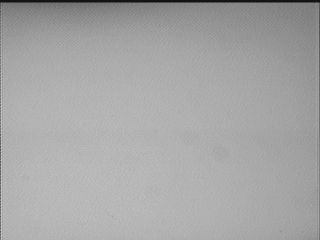
//> input picture img/light.pgm, 320 x 240 px
$ ./main ../img/light.pgm 3   (built with g++ and OpenCV 4)
//> lines starting //> are read from the running program, lines starting //| are printed output that depends on the picture; after the words box and inside, x2 and y2 are one past the last pixel; in counts of white or black regions, pixels touching at a corner belong together
### src/PreProcessImage.hpp
#ifndef PREPROCESS_IMAGE_H
#define PREPROCESS_IMAGE_H

#include <opencv2/core/utility.hpp>
class PreProcessImg
{

private:
    cv::Mat &m_original_img;
    cv::Mat &m_light_pattern;
    cv::Mat m_img_no_noise;
    cv::Mat m_img_no_light;
    cv::Mat m_img_threshold;
    cv::Mat m_result;
    char m_light_method;
    char m_segment_method;

    //Segmentation methods
    void ConnectedComponents();
    void ConnectedComponentsStats();
    void FindContoursBasic();


    // Step 1
    void removeNoise();

    // step 2
    void removeLight();

    // step 3
    void binarize();

    //step 4
    void segmentation();

public:
    PreProcessImg(cv::Mat &original_img, cv::Mat &light_pattern,char light_method=1,char seg_method=1)
        : m_original_img{original_img}, m_light_pattern{light_pattern},
        m_light_method{light_method},m_segment_method{seg_method}
    {
    }
    PreProcessImg(const PreProcessImg &other) = delete;

    void StartPreProcess();

    cv::Mat getOriginalImg()const{ return m_original_img;}
    cv::Mat getLightPattern()const{ return m_light_pattern;}
    cv::Mat getImgNoNoise()const{ return m_img_no_noise;}
    cv::Mat getImgNoLight()const{ return m_img_no_light;}
    cv::Mat getBinaryImg()const{ return m_img_threshold;}
    cv::Mat getResult()const{ return m_result;}
};

#endif

### src/MultipleImageWindow.hpp
/**
 * Mutliple Image Window
 *
 * Creates an Split Screen
 */

#ifndef MIW_h
#define MIW_h

#include <string>
#include <iostream>
// OpenCV includes
#include <opencv2/imgproc.hpp>
#include <opencv2/highgui.hpp>

class MultipleImageWindow
{
    public:
        /**
         *
         * @param string window_title
         * @param int cols number of cols
         * @param int rows number of rows
         * @param int flags see highgui window documentation
         */
        MultipleImageWindow(const std::string& window_title, int cols, int rows, int flags= cv::WINDOW_AUTOSIZE);

        /**
         * Add new image to stack of window
         * @param Mat image
         * @param string title caption of image to show
         * @param bool render if wants to render the image
         * @return int position of image in stack
         */
        int addImage(const std::string& title, const cv::Mat& image, bool render= false);

        /**
         * Remove a image from position n
         */
        void removeImage(int pos);

        /**
         * Render/redraw/update window
         */
        void render();

    private:
        int m_cols;
        int m_rows;
        int m_canvas_width;
        int m_canvas_height;
        std::string m_window_title;
        std::vector<std::string> m_titles;
        std::vector<cv::Mat> m_images;
        cv::Mat m_canvas;
};


#endif

### src/PreProcessImage.cpp
#include "PreProcessImage.hpp"
#include <opencv2/imgproc.hpp>
#include <opencv2/highgui.hpp>

#include <iostream>

cv::Scalar _randomColor(cv::RNG &rng)
{
    unsigned icolor = (unsigned)rng;
    return cv::Scalar(icolor & 255, (icolor >> 8) & 255, (icolor >> 16) & 255);
}

void PreProcessImg::removeNoise(){
    cv::medianBlur(m_original_img, m_img_no_noise, 3);
}

void PreProcessImg::removeLight(){
    if(m_light_method!=2){
        // if method is normalization
    if (m_light_method == 1)
    {
        // Require change our image to 32 float for division
        cv::Mat img32, pattern32;
        m_img_no_noise.convertTo(img32, CV_32F);
        m_light_pattern.convertTo(pattern32, CV_32F);

        // Divide the image by the pattern
        m_img_no_light = 1 - (img32 / pattern32);
        // convert 8 bit format and scale
        m_img_no_light.convertTo(m_img_no_light, CV_8U, 255);
    }
    else
    {
        m_img_no_light = m_light_pattern - m_img_no_noise;
    }
    }
}

void PreProcessImg::binarize(){
    if (m_light_method != 2)
    {
        cv::threshold(m_img_no_light, m_img_threshold, 30, 255, cv::THRESH_BINARY);
    }
    else
    {
        cv::threshold(m_img_no_light, m_img_threshold, 140, 255, cv::THRESH_BINARY_INV);
    }
}

void PreProcessImg::ConnectedComponents(){
    // Use connected components to divide our image in multiple connected component objects
    cv::Mat labels;
    int num_objects = connectedComponents(m_img_threshold, labels);
    // Check the number of objects detected The background counts as an object
    if (num_objects < 2)
    {
        std::cout << "No objects detected" << std::endl;
        return;
    }
    else
    {
        std::cout << "Number of objects detected: " << num_objects - 1 << std::endl;
    }
    // Create output image coloring the objects
    m_result= cv::Mat::zeros(m_img_threshold.rows, m_img_threshold.cols, CV_8UC3);
    cv::RNG rng(0xFFFFFFFF);
    for (auto i = 1; i < num_objects; i++)
    {
        cv::Mat mask = labels == i;
        m_result.setTo(_randomColor(rng), mask);
    }
}

// [66 lines left out: functions ConnectedComponentsStats, FindContoursBasic, not called in this run]

void PreProcessImg::segmentation(){
    switch(m_segment_method){
		case 1:
			ConnectedComponents();
			break;
		case 2:
			ConnectedComponentsStats();
			break;
		case 3:
			FindContoursBasic();
			break;
	}
}

void PreProcessImg::StartPreProcess(){
    removeNoise();
    removeLight();
    binarize();
    segmentation();
}

### src/MultipleImageWindow.cpp
#include "MultipleImageWindow.hpp"

MultipleImageWindow::MultipleImageWindow(const std::string& window_title, int cols, int rows, int flags)
{
    this->m_window_title= window_title;
    this->m_cols= cols;
    this->m_rows= rows;
    cv::namedWindow(window_title, flags);

    this->m_canvas_width= 1200;
    this->m_canvas_height= 700;
    this->m_canvas= cv::Mat(this->m_canvas_height, this->m_canvas_width, CV_8UC3);
    cv::imshow(this->m_window_title, this->m_canvas);
}

int MultipleImageWindow::addImage(const std::string& title, const cv::Mat& image, bool render)
{
    this->m_titles.push_back(title);
    this->m_images.push_back(image);
    if(render)
        this->render();
    return this->m_images.size()-1;
}

// [5 lines left out: function removeImage, not called in this run]

void MultipleImageWindow::render()
{
    // Clean our canvas
    this->m_canvas.setTo( cv::Scalar(20,20,20) );
    // width and height of cell. add 10 px of padding between images
    int cell_width= (m_canvas_width/m_cols);
    int cell_height= (m_canvas_height/m_rows);
    int margin= 10;
    int max_images=(this->m_images.size()>m_cols*m_rows)?m_cols*m_rows:this->m_images.size();
    int i=0;
    std::vector<std::string>::iterator titles_it= this->m_titles.begin();
    for(std::vector<cv::Mat>::iterator it= this->m_images.begin(); it!= this->m_images.end(); ++it)
    {
        std::string title= *titles_it;
        int cell_x= (cell_width)*((i)%m_cols);
        int cell_y= (cell_height)*floor((i)/(float)m_cols);
        cv::Rect mask(cell_x, cell_y, cell_width, cell_height);
        // Draw a rectangle for each cell mat
        cv::rectangle(m_canvas, cv::Rect(cell_x, cell_y, cell_width, cell_height), cv::Scalar(200,200,200), 1);
        //For each cell draw an image if exists
        cv::Mat cell(this->m_canvas, mask);
        // resize image to cell size
        cv::Mat resized;
        double cell_aspect= (double)cell_width/(double)cell_height;
        cv::Mat img= *it;
        double img_aspect= (double)img.cols/(double)img.rows;
        double f=(cell_aspect<img_aspect)?(double)cell_width/(double)img.cols:(double)cell_height/(double)img.rows;
        resize(img, resized, cv::Size(0,0), f, f);
        if(resized.channels()==1){
            cvtColor(resized, resized, cv::COLOR_GRAY2BGR);
        }

        // Assign the image
        cv::Mat sub_cell(this->m_canvas, cv::Rect(cell_x,cell_y,resized.cols, resized.rows));
        resized.copyTo(sub_cell);
        putText(cell, title.c_str(),cv::Point(20,20), cv::FONT_HERSHEY_SIMPLEX, 0.5, cv::Scalar(200,0,0), 1, cv::LINE_AA);
        i++;
        ++titles_it;
        if(i==max_images)
            break;
    }

    // show image
    cv::imshow(this->m_window_title, this->m_canvas);
}

### src/main.cpp
#include <iostream>
#include <string>
#include <sstream>
#include <cmath>
#include <memory>

// OpenCV includes
#include <opencv2/imgproc.hpp>
#include <opencv2/highgui.hpp>

// Local includes
#include "MultipleImageWindow.hpp"
#include "PreProcessImage.hpp"

/**
 *  lightMethod:   0: Difference operation is applied
 *                 1: The division operation is applied
 *
 *   segMethod:    1: the connected components method for segment is applied
 *                 2: the connected components method with the statistics area is applied
 *                 3: the find contours method is applied for Segmentation
 */
const char *keys =
    {
        "{help h usage ? | | print this message}"
        "{@image || Image to process}"
        "{@lightPattern || Image light pattern to apply to image input}"
        "{lightMethod | 1 | Method to remove background light, 0 difference, 1 div, 2 no light removal }"
        "{segMethod | 1 | Method to segment: 1 connected Components, 2 connected components with stats, 3 find Contours }"};

/**
 * This basic function applies a blur to an input image by using a big kernel size relative to the image size.
 * From the code, it is one-third of the original width and height.
 * Estimate the background image in case with don't have a Light pattern
 */
cv::Mat calculateLightPattern(cv::Mat img)
{
    cv::Mat pattern;
    // Basic and effective way to calculate the light pattern from one image
    cv::blur(img, pattern, cv::Size(img.cols / 3, img.cols / 3));
    return pattern;
}

bool processInput(const cv::CommandLineParser &p, cv::Mat &out_img, cv::Mat &out_light_pattern,
                  int &out_method_light, int &out_method_seg)
{

    // if requires hel show
    if (p.has("help"))
    {
        p.printMessage();
        return false;
    }

    // Check if params are correctly parsed in his variables
    if (!p.check())
    {
        p.printErrors();
        return false;
    }

    std::string img_file = p.get<std::string>(0);
    std::string light_pattern_file = p.get<std::string>(1);
    out_method_light = p.get<int>("lightMethod");
    out_method_seg = p.get<int>("segMethod");

    out_img = cv::imread(img_file, 0);
//> out_img is the input picture: 240 rows x 320 cols, CV_8UC1; min 16, max 214, mean 165.8
    if (out_img.data == NULL)
    {
        std::cout << "Error Loading the image\n";
        return false;
    }

    out_light_pattern = cv::imread(light_pattern_file, 0);
//> 3 cannot be read in this run, so this picture is empty
    if (out_light_pattern.data == NULL)
    {
        //Calculate light pattern
        out_light_pattern = calculateLightPattern(out_img);
//> in calculateLightPattern, `cv::blur(img, pattern, cv::Size(img.cols / 3, img.cols / 3));`:
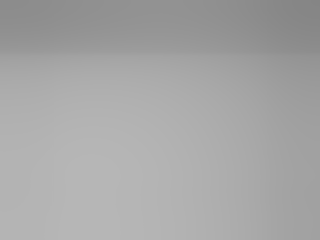
//> pattern: 240 rows x 320 cols, CV_8UC1; min 133, max 182, mean 166.1
    }
    cv::medianBlur(out_light_pattern, out_light_pattern, 3);
//> out_light_pattern: 240 rows x 320 cols, CV_8UC1; 0.2% of pixels changed, all inside (x1, y1, x2, y2) = (17, 12, 316, 236)
    return true;
}

int main(int argc, const char **argv)
{
    cv::CommandLineParser parser(argc, argv, keys);
    parser.about("Object Detection");

    cv::Mat img;
    cv::Mat light_pattern;
    int method_light;
    int method_seg;
    if (!processInput(parser, img, light_pattern, method_light, method_seg))
    {
        return -1;
    }
//> method_light = 1; method_seg = 1
    std::unique_ptr<PreProcessImg> p;
    p = std::make_unique<PreProcessImg>(img, light_pattern, method_light, method_seg);
    p->StartPreProcess();
    std::shared_ptr<MultipleImageWindow> miw;
    // Create the Multiple Image Window
    miw = std::make_shared<MultipleImageWindow>("Main window", 3, 2, cv::WINDOW_AUTOSIZE);
    // Show images
    miw->addImage("Original Image", p->getOriginalImg());
    miw->addImage("Image without noise", p->getImgNoNoise());
    miw->addImage("Light Pattern", p->getLightPattern());
    miw->addImage("No Light", p->getImgNoLight());
//> call 4 of addImage, with title = "No Light", render = false
//> in addImage (call 4), `this->m_images.push_back(image);`:
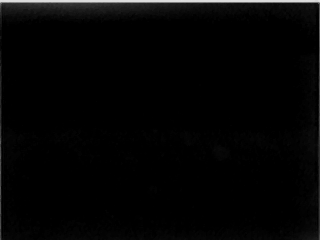
//> this->m_images[3]: 240 rows x 320 cols, CV_8UC1; min 0, max 224, mean 4.5
    miw->addImage("Threshold", p->getBinaryImg());
//> in addImage (call 5), `this->m_images.push_back(image);`:
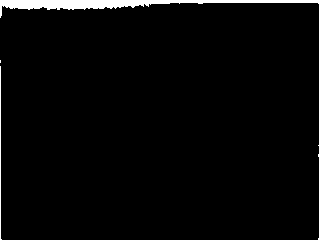
//> this->m_images[4]: 240 rows x 320 cols, CV_8UC1; 2.9% white; 3 white regions (1 under 20 px), largest, box (x1, y1, x2, y2) and area: (0, 0, 320, 240) 2022, (0, 66, 2, 240) 175
    miw->addImage("Result", p->getResult());
//> in addImage (call 6), `this->m_images.push_back(image);`:
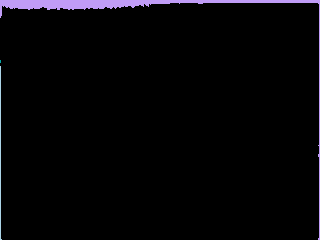
//> this->m_images[5]: 240 rows x 320 cols, CV_8UC3; mean B, G, R 7, 4.6, 5.4

    miw->render();
//> in render, `int max_images=(this->m_images.size()>m_cols*m_rows)?m_cols*m_rows:thi..`: max_images = 6
//> the loop in render, `for(std::vector<cv::Mat>::iterator it= this->m_images.begin(); it!= th..` made 6 passes
//> after the loop in render, `for(std::vector<cv::Mat>::iterator it= this->m_images.begin(); it!= th..`:
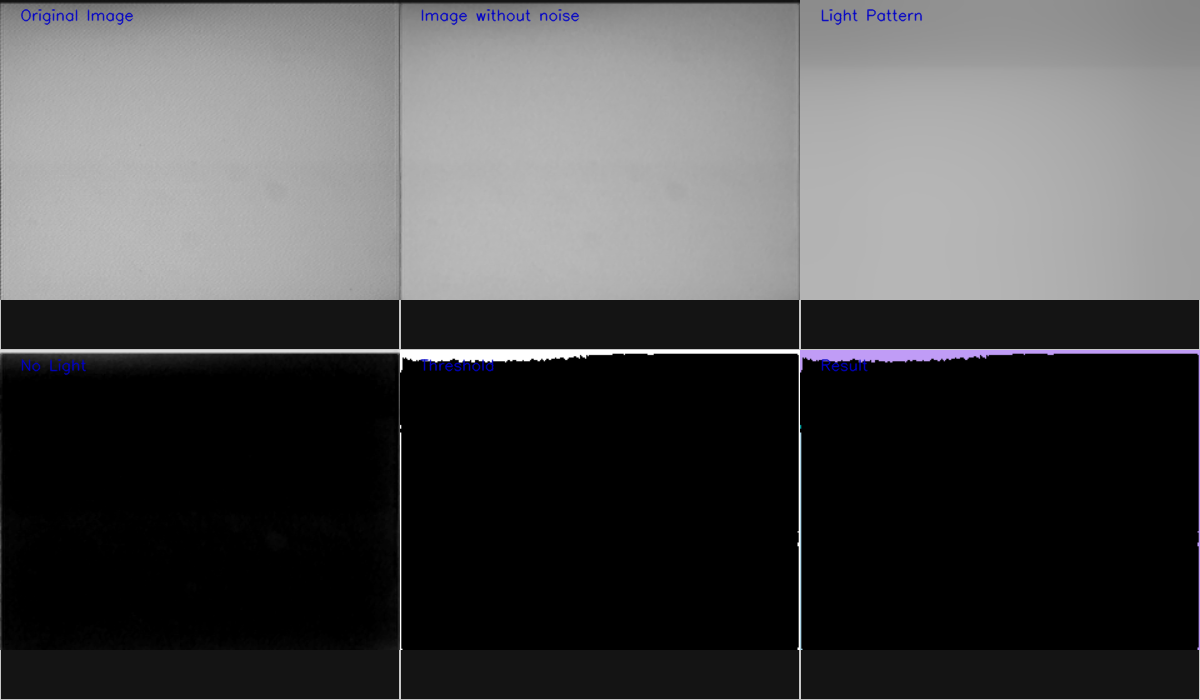
//> m_canvas: 700 rows x 1200 cols, CV_8UC3; mean B, G, R 77.5, 76.7, 76.9
    cv::waitKey(0);

    return 0;
}

$ run again, on img/test_noise.pgm
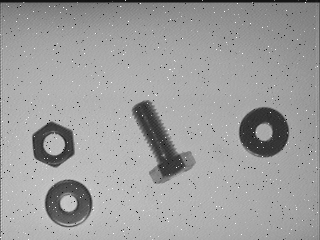
//> input picture img/test_noise.pgm, 320 x 240 px
//> in processInput, out_img is the input picture: 240 rows x 320 cols, CV_8UC1; min 0, max 255, mean 157
//> out_light_pattern: 240 rows x 320 cols, CV_8UC1; min 133, max 180, mean 157.3
//> method_light = 1
//> in addImage (call 5), `this->m_images.push_back(image);`:
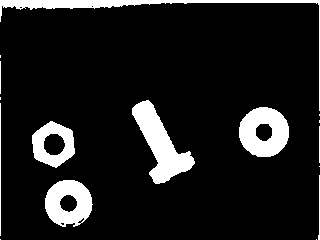
//> this->m_images[4]: 240 rows x 320 cols, CV_8UC1; 11.2% white; 16 white regions (7 under 20 px), largest, box (x1, y1, x2, y2) and area: (132, 100, 195, 184) 2166, (0, 0, 320, 111) 1761, (239, 107, 289, 157) 1760
//> max_images = 6
//> the loop in render, `for(std::vector<cv::Mat>::iterator it= this->m_images.begin(); it!= th..` made 6 passes
//> after the loop in render, `for(std::vector<cv::Mat>::iterator it= this->m_images.begin(); it!= th..`:
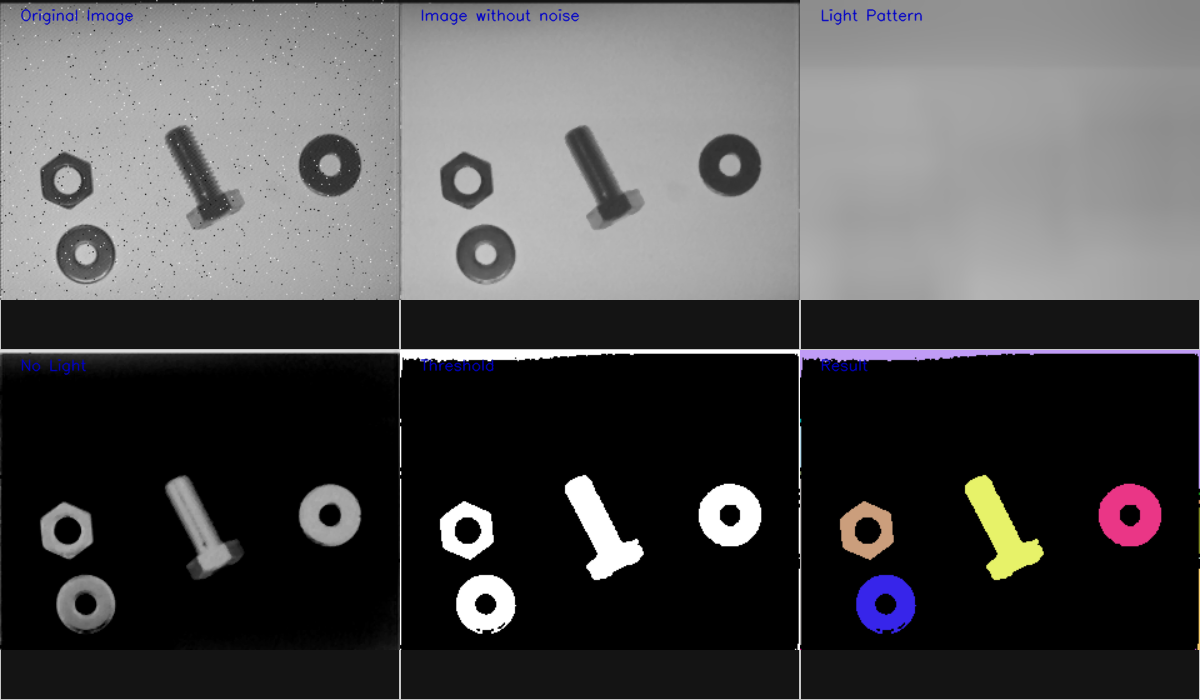
//> m_canvas: 700 rows x 1200 cols, CV_8UC3; mean B, G, R 80, 79.2, 80
